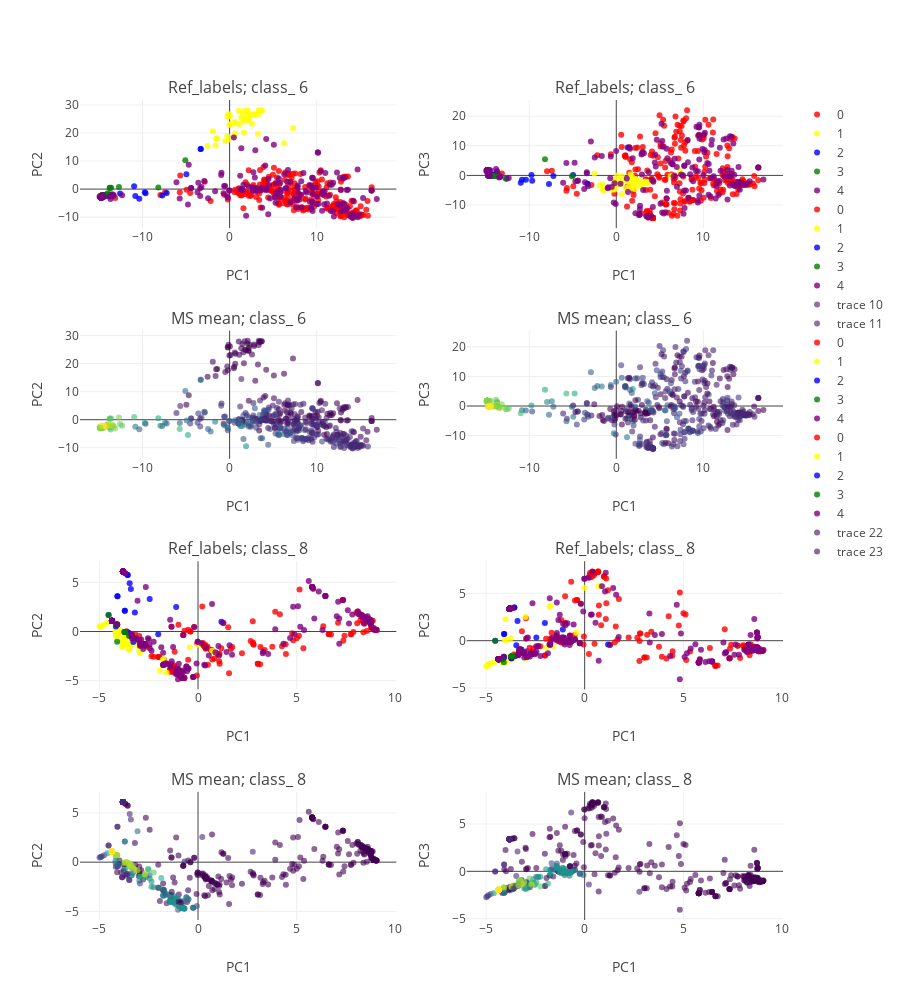

Notebook code for this chart:
### Code cell
#from structure_tools.mstutorial_tools import class_structure_plot
plot_classes= target_class

## provide sample information
Name_idx= [list(RG_info[ID_col]).index(x) for x in names_sample]
code_vec= [RG_info[subset_col][x] for x in Name_idx]

Country_col= 'COUNTRY'
Country_vec= [RG_info[Country_col][x] for x in Name_idx]

Sample_info= ['<b>{}</b><br>{}, {}'.format(names_sample[x],code_vec[x],Country_vec[x]) for x in range(len(code_vec))]

class_structure_plot(Coordinates, Windows, Construct,
                     plot_classes= target_class,
                     Chr= Chr,
                        n_comp= 5,
                        height= 1000,
                        width= 900,
                        Col_vec= color_groups,
                         text= Sample_info,
                        coords= ref_dict)

### Figure 1 — Plotly figure (JSON) as saved in the notebook; plotly's stock layout.template omitted (floating-point values rounded to 4 significant figures; data arrays with more than 128 entries replaced by an {"elided": "..."} marker saying what was removed)
{"data": [{"marker": {"color": "red", "line": {"width": 0}, "opacity": 0.8, "size": 6, "symbol": "circle"}, "mode": "markers", "name": "0", "text": {"elided": "249 str values"}, "type": "scatter", "uid": "4ad26c43-5c14-47ac-99cd-2b48aed661fa", "x": {"elided": "249 float values"}, "xaxis": "x", "y": {"elided": "249 float values"}, "yaxis": "y"}, {"marker": {"color": "yellow", "line": {"width": 0}, "opacity": 0.8, "size": 6, "symbol": "circle"}, "mode": "markers", "name": "1", "text": ["<b>B243</b><br>aus, China", "<b>IRIS_313-8283</b><br>aus, Bangladesh", "<b>IRIS_313-8641</b><br>aus, Bangladesh", "<b>IRIS_313-8655</b><br>aus, Pakistan", "<b>IRIS_313-8822</b><br>aus, Bangladesh", "<b>IRIS_313-9368</b><br>aus, Bangladesh", "<b>IRIS_313-9661</b><br>aus, Bangladesh", "<b>IRIS_313-10150</b><br>aus, India", "<b>IRIS_313-10587</b><br>aus, Bangladesh", "<b>IRIS_313-10593</b><br>aus, Bangladesh", "<b>IRIS_313-10595</b><br>aus, Bangladesh", "<b>IRIS_313-10606</b><br>aus, Bangladesh", "<b>IRIS_313-10734</b><br>aus, Nepal", "<b>IRIS_313-10735</b><br>aus, Nepal", "<b>IRIS_313-10861</b><br>aus, India", "<b>IRIS_313-10873</b><br>aus, India", "<b>IRIS_313-10876</b><br>aus, India", "<b>IRIS_313-10963</b><br>aus, Bangladesh", "<b>IRIS_313-10981</b><br>aus, Bangladesh", "<b>IRIS_313-11013</b><br>aus, Bangladesh", "<b>IRIS_313-11014</b><br>aus, Bangladesh", "<b>IRIS_313-11016</b><br>aus, Bangladesh", "<b>IRIS_313-11025</b><br>aus, Pakistan", "<b>IRIS_313-11028</b><br>aus, Pakistan", "<b>IRIS_313-11029</b><br>aus, Pakistan", "<b>IRIS_313-11051</b><br>aus, Bangladesh", "<b>IRIS_313-11052</b><br>aus, Bangladesh", "<b>IRIS_313-11058</b><br>aus, Bangladesh", "<b>IRIS_313-11061</b><br>aus, Bangladesh", "<b>IRIS_313-11063</b><br>aus, Bangladesh", "<b>IRIS_313-11067</b><br>aus, Bangladesh", "<b>IRIS_313-11111</b><br>aus, Bangladesh", "<b>IRIS_313-11168</b><br>aus, India", "<b>IRIS_313-11169</b><br>aus, India", "<b>IRIS_313-11191</b><br>aus, SriLanka", "<b>IRIS_313-11216</b><br>aus, Bangladesh", "<b>IRIS_313-11265</b><br>aus, India", "<b>IRIS_313-11272</b><br>aus, India", "<b>IRIS_313-11274</b><br>aus, India", "<b>IRIS_313-11353</b><br>aus, India", "<b>IRIS_313-11482</b><br>aus, Bangladesh", "<b>IRIS_313-11489</b><br>aus, India", "<b>IRIS_313-11629</b><br>aus, Nepal", "<b>IRIS_313-11963</b><br>aus, India", "<b>IRIS_313-12141</b><br>aus, Bangladesh"], "type": "scatter", "uid": "b47a92ec-8893-46eb-8089-6748450d20ad", "x": [3.34, -2.524, -1.419, 2.814, -1.548, 1.473, -0.1995, 2.569, 2.306, 3.333, 2.189, -1.608, 7.281, -0.194, 0.5252, -0.1223, 1.883, -0.2215, 0.09775, 2.801, 1.783, 3.71, 1.726, 1.341, 0.6438, 2.072, 1.643, 3.418, -0.4982, 0.5936, -0.02659, 2.206, 1.108, 3.639, -0.271, 0.6663, 3.489, 1.592, 3.253, -1.931, 0.03864, 2.139, 6.251, 2.066, 1.054], "xaxis": "x", "y": [28.16, 15.33, 18.13, 26.31, 17.96, 27.0, 25.78, 23.27, 26.63, 26.65, 24.54, 15.59, 21.81, 17.61, 18.85, 26.72, 24.87, 25.94, 23.08, 26.81, 25.02, 28.01, 27.98, 25.47, 19.94, 28.13, 20.19, 27.66, 17.04, 23.99, 22.93, 25.62, 23.17, 27.94, 18.94, 23.55, 27.87, 24.11, 19.7, 20.65, 26.09, 24.72, 16.36, 27.16, 27.9], "yaxis": "y"}, {"marker": {"color": "blue", "line": {"width": 0}, "opacity": 0.8, "size": 6, "symbol": "circle"}, "mode": "markers", "name": "2", "text": {"elided": "159 str values"}, "type": "scatter", "uid": "b7ff58c7-8ed2-43bb-a133-11cd2bdd73ba", "x": {"elided": "159 float values"}, "xaxis": "x", "y": {"elided": "159 float values"}, "yaxis": "y"}, {"marker": {"color": "green", "line": {"width": 0}, "opacity": 0.8, "size": 6, "symbol": "circle"}, "mode": "markers", "name": "3", "text": ["<b>CX65</b><br>aro, Iran", "<b>CX67</b><br>aro, Iran", "<b>IRIS_313-8385</b><br>aro, India", "<b>IRIS_313-8656</b><br>aro, Pakistan", "<b>IRIS_313-8712</b><br>aro, India", "<b>IRIS_313-8747</b><br>aro, Iran", "<b>IRIS_313-8814</b><br>aro, Bhutan", "<b>IRIS_313-9170</b><br>aro, Bangladesh", "<b>IRIS_313-9978</b><br>aro, Madagascar", "<b>IRIS_313-10521</b><br>aro, India", "<b>IRIS_313-11062</b><br>aro, Bangladesh", "<b>IRIS_313-11069</b><br>aro, Bangladesh", "<b>IRIS_313-11259</b><br>aro, India", "<b>IRIS_313-11268</b><br>aro, India", "<b>IRIS_313-11289</b><br>aro, India", "<b>IRIS_313-11360</b><br>aro, India", "<b>IRIS_313-11567</b><br>aro, Nepal", "<b>IRIS_313-11625</b><br>aro, Nepal", "<b>IRIS_313-11627</b><br>aro, Nepal", "<b>IRIS_313-11826</b><br>aro, India"], "type": "scatter", "uid": "37839acb-fe81-4544-9808-d13b4ca487d5", "x": [-14.7, -14.7, -5.086, -14.43, -13.76, -14.7, -14.1, -14.7, -14.7, -12.71, -14.7, -14.57, -13.76, -13.61, -14.0, -8.186, -14.7, -14.7, -14.73, -14.7], "xaxis": "x", "y": [-2.294, -2.294, 10.25, -2.239, 0.4667, -2.294, -1.927, -2.294, -2.294, 0.7625, -2.295, -2.275, 0.3865, 0.4643, -1.477, 0.5595, -2.294, -2.294, -2.285, -2.294], "yaxis": "y"}, {"marker": {"color": "purple", "line": {"width": 0}, "opacity": 0.8, "size": 6, "symbol": "circle"}, "mode": "markers", "name": "4", "text": {"elided": "177 str values"}, "type": "scatter", "uid": "95d6ea22-a3ee-43cf-a47c-a5e4d6220b8b", "x": {"elided": "177 float values"}, "xaxis": "x", "y": {"elided": "177 float values"}, "yaxis": "y"}, {"marker": {"color": "red", "line": {"width": 0}, "opacity": 0.8, "size": 6, "symbol": "circle"}, "mode": "markers", "name": "0", "text": {"elided": "249 str values"}, "type": "scatter", "uid": "a23bba3f-d6f4-449c-a3ba-97d5ea8dca37", "x": {"elided": "249 float values"}, "xaxis": "x2", "y": {"elided": "249 float values"}, "yaxis": "y2"}, {"marker": {"color": "yellow", "line": {"width": 0}, "opacity": 0.8, "size": 6, "symbol": "circle"}, "mode": "markers", "name": "1", "text": ["<b>B243</b><br>aus, China", "<b>IRIS_313-8283</b><br>aus, Bangladesh", "<b>IRIS_313-8641</b><br>aus, Bangladesh", "<b>IRIS_313-8655</b><br>aus, Pakistan", "<b>IRIS_313-8822</b><br>aus, Bangladesh", "<b>IRIS_313-9368</b><br>aus, Bangladesh", "<b>IRIS_313-9661</b><br>aus, Bangladesh", "<b>IRIS_313-10150</b><br>aus, India", "<b>IRIS_313-10587</b><br>aus, Bangladesh", "<b>IRIS_313-10593</b><br>aus, Bangladesh", "<b>IRIS_313-10595</b><br>aus, Bangladesh", "<b>IRIS_313-10606</b><br>aus, Bangladesh", "<b>IRIS_313-10734</b><br>aus, Nepal", "<b>IRIS_313-10735</b><br>aus, Nepal", "<b>IRIS_313-10861</b><br>aus, India", "<b>IRIS_313-10873</b><br>aus, India", "<b>IRIS_313-10876</b><br>aus, India", "<b>IRIS_313-10963</b><br>aus, Bangladesh", "<b>IRIS_313-10981</b><br>aus, Bangladesh", "<b>IRIS_313-11013</b><br>aus, Bangladesh", "<b>IRIS_313-11014</b><br>aus, Bangladesh", "<b>IRIS_313-11016</b><br>aus, Bangladesh", "<b>IRIS_313-11025</b><br>aus, Pakistan", "<b>IRIS_313-11028</b><br>aus, Pakistan", "<b>IRIS_313-11029</b><br>aus, Pakistan", "<b>IRIS_313-11051</b><br>aus, Bangladesh", "<b>IRIS_313-11052</b><br>aus, Bangladesh", "<b>IRIS_313-11058</b><br>aus, Bangladesh", "<b>IRIS_313-11061</b><br>aus, Bangladesh", "<b>IRIS_313-11063</b><br>aus, Bangladesh", "<b>IRIS_313-11067</b><br>aus, Bangladesh", "<b>IRIS_313-11111</b><br>aus, Bangladesh", "<b>IRIS_313-11168</b><br>aus, India", "<b>IRIS_313-11169</b><br>aus, India", "<b>IRIS_313-11191</b><br>aus, SriLanka", "<b>IRIS_313-11216</b><br>aus, Bangladesh", "<b>IRIS_313-11265</b><br>aus, India", "<b>IRIS_313-11272</b><br>aus, India", "<b>IRIS_313-11274</b><br>aus, India", "<b>IRIS_313-11353</b><br>aus, India", "<b>IRIS_313-11482</b><br>aus, Bangladesh", "<b>IRIS_313-11489</b><br>aus, India", "<b>IRIS_313-11629</b><br>aus, Nepal", "<b>IRIS_313-11963</b><br>aus, India", "<b>IRIS_313-12141</b><br>aus, Bangladesh"], "type": "scatter", "uid": "2b0a313e-dd80-417e-8893-4322d6a89303", "x": [3.34, -2.524, -1.419, 2.814, -1.548, 1.473, -0.1995, 2.569, 2.306, 3.333, 2.189, -1.608, 7.281, -0.194, 0.5252, -0.1223, 1.883, -0.2215, 0.09775, 2.801, 1.783, 3.71, 1.726, 1.341, 0.6438, 2.072, 1.643, 3.418, -0.4982, 0.5936, -0.02659, 2.206, 1.108, 3.639, -0.271, 0.6663, 3.489, 1.592, 3.253, -1.931, 0.03864, 2.139, 6.251, 2.066, 1.054], "xaxis": "x2", "y": [-2.218, 0.6081, -5.079, -3.852, -4.766, -3.379, -3.297, -1.618, -1.47, -2.098, -1.239, -3.048, 1.536, -4.806, -2.877, -4.128, -2.308, -2.894, -0.04406, -2.43, -0.4165, -2.345, -4.378, -1.981, -6.275, -3.396, 0.3559, -2.248, -4.847, -1.598, -1.378, -1.706, -1.741, -2.323, -1.727, -0.2856, -2.645, -2.131, -2.647, -3.393, -3.086, -4.61, -0.1255, -3.226, -4.268], "yaxis": "y2"}, {"marker": {"color": "blue", "line": {"width": 0}, "opacity": 0.8, "size": 6, "symbol": "circle"}, "mode": "markers", "name": "2", "text": {"elided": "159 str values"}, "type": "scatter", "uid": "e9b77ea2-be14-4549-bf2f-4cda45786c76", "x": {"elided": "159 float values"}, "xaxis": "x2", "y": {"elided": "159 float values"}, "yaxis": "y2"}, {"marker": {"color": "green", "line": {"width": 0}, "opacity": 0.8, "size": 6, "symbol": "circle"}, "mode": "markers", "name": "3", "text": ["<b>CX65</b><br>aro, Iran", "<b>CX67</b><br>aro, Iran", "<b>IRIS_313-8385</b><br>aro, India", "<b>IRIS_313-8656</b><br>aro, Pakistan", "<b>IRIS_313-8712</b><br>aro, India", "<b>IRIS_313-8747</b><br>aro, Iran", "<b>IRIS_313-8814</b><br>aro, Bhutan", "<b>IRIS_313-9170</b><br>aro, Bangladesh", "<b>IRIS_313-9978</b><br>aro, Madagascar", "<b>IRIS_313-10521</b><br>aro, India", "<b>IRIS_313-11062</b><br>aro, Bangladesh", "<b>IRIS_313-11069</b><br>aro, Bangladesh", "<b>IRIS_313-11259</b><br>aro, India", "<b>IRIS_313-11268</b><br>aro, India", "<b>IRIS_313-11289</b><br>aro, India", "<b>IRIS_313-11360</b><br>aro, India", "<b>IRIS_313-11567</b><br>aro, Nepal", "<b>IRIS_313-11625</b><br>aro, Nepal", "<b>IRIS_313-11627</b><br>aro, Nepal", "<b>IRIS_313-11826</b><br>aro, India"], "type": "scatter", "uid": "90b1f66f-aa9f-424a-beae-847533707e45", "x": [-14.7, -14.7, -5.086, -14.43, -13.76, -14.7, -14.1, -14.7, -14.7, -12.71, -14.7, -14.57, -13.76, -13.61, -14.0, -8.186, -14.7, -14.7, -14.73, -14.7], "xaxis": "x2", "y": [-0.06448, -0.06448, -0.3202, -0.07019, -0.01854, -0.06448, -0.1737, -0.06448, -0.06448, -1.04, -0.0645, -0.05704, -0.009592, -0.03348, -0.1202, 5.491, -0.06448, -0.06448, -0.002306, -0.06448], "yaxis": "y2"}, {"marker": {"color": "purple", "line": {"width": 0}, "opacity": 0.8, "size": 6, "symbol": "circle"}, "mode": "markers", "name": "4", "text": {"elided": "177 str values"}, "type": "scatter", "uid": "b94cc938-7482-446d-9d4e-db0fe191e981", "x": {"elided": "177 float values"}, "xaxis": "x2", "y": {"elided": "177 float values"}, "yaxis": "y2"}, {"marker": {"color": {"elided": "650 float values"}, "colorscale": "Viridis", "line": {"width": 0}, "opacity": 0.6, "size": 6, "symbol": "circle"}, "mode": "markers", "type": "scatter", "uid": "9be18ac1-85d3-4dcf-b767-d085e0ea8565", "x": {"elided": "650 float values"}, "xaxis": "x3", "y": {"elided": "650 float values"}, "yaxis": "y3"}, {"marker": {"color": {"elided": "650 float values"}, "colorscale": "Viridis", "line": {"width": 0}, "opacity": 0.6, "size": 6, "symbol": "circle"}, "mode": "markers", "type": "scatter", "uid": "48476672-9a84-4187-913d-42baad729ce9", "x": {"elided": "650 float values"}, "xaxis": "x4", "y": {"elided": "650 float values"}, "yaxis": "y4"}, {"marker": {"color": "red", "line": {"width": 0}, "opacity": 0.8, "size": 6, "symbol": "circle"}, "mode": "markers", "name": "0", "text": {"elided": "249 str values"}, "type": "scatter", "uid": "1ff29a4f-8d31-428b-8fc4-ca2c695c2876", "x": {"elided": "249 float values"}, "xaxis": "x5", "y": {"elided": "249 float values"}, "yaxis": "y5"}, {"marker": {"color": "yellow", "line": {"width": 0}, "opacity": 0.8, "size": 6, "symbol": "circle"}, "mode": "markers", "name": "1", "text": ["<b>B243</b><br>aus, China", "<b>IRIS_313-8283</b><br>aus, Bangladesh", "<b>IRIS_313-8641</b><br>aus, Bangladesh", "<b>IRIS_313-8655</b><br>aus, Pakistan", "<b>IRIS_313-8822</b><br>aus, Bangladesh", "<b>IRIS_313-9368</b><br>aus, Bangladesh", "<b>IRIS_313-9661</b><br>aus, Bangladesh", "<b>IRIS_313-10150</b><br>aus, India", "<b>IRIS_313-10587</b><br>aus, Bangladesh", "<b>IRIS_313-10593</b><br>aus, Bangladesh", "<b>IRIS_313-10595</b><br>aus, Bangladesh", "<b>IRIS_313-10606</b><br>aus, Bangladesh", "<b>IRIS_313-10734</b><br>aus, Nepal", "<b>IRIS_313-10735</b><br>aus, Nepal", "<b>IRIS_313-10861</b><br>aus, India", "<b>IRIS_313-10873</b><br>aus, India", "<b>IRIS_313-10876</b><br>aus, India", "<b>IRIS_313-10963</b><br>aus, Bangladesh", "<b>IRIS_313-10981</b><br>aus, Bangladesh", "<b>IRIS_313-11013</b><br>aus, Bangladesh", "<b>IRIS_313-11014</b><br>aus, Bangladesh", "<b>IRIS_313-11016</b><br>aus, Bangladesh", "<b>IRIS_313-11025</b><br>aus, Pakistan", "<b>IRIS_313-11028</b><br>aus, Pakistan", "<b>IRIS_313-11029</b><br>aus, Pakistan", "<b>IRIS_313-11051</b><br>aus, Bangladesh", "<b>IRIS_313-11052</b><br>aus, Bangladesh", "<b>IRIS_313-11058</b><br>aus, Bangladesh", "<b>IRIS_313-11061</b><br>aus, Bangladesh", "<b>IRIS_313-11063</b><br>aus, Bangladesh", "<b>IRIS_313-11067</b><br>aus, Bangladesh", "<b>IRIS_313-11111</b><br>aus, Bangladesh", "<b>IRIS_313-11168</b><br>aus, India", "<b>IRIS_313-11169</b><br>aus, India", "<b>IRIS_313-11191</b><br>aus, SriLanka", "<b>IRIS_313-11216</b><br>aus, Bangladesh", "<b>IRIS_313-11265</b><br>aus, India", "<b>IRIS_313-11272</b><br>aus, India", "<b>IRIS_313-11274</b><br>aus, India", "<b>IRIS_313-11353</b><br>aus, India", "<b>IRIS_313-11482</b><br>aus, Bangladesh", "<b>IRIS_313-11489</b><br>aus, India", "<b>IRIS_313-11629</b><br>aus, Nepal", "<b>IRIS_313-11963</b><br>aus, India", "<b>IRIS_313-12141</b><br>aus, Bangladesh"], "type": "scatter", "uid": "7a9a2078-48ec-49ad-9018-4c8d60ff4cd5", "x": [-3.7, -3.61, -2.998, -3.773, -2.974, -3.982, -3.61, -3.67, -4.987, -3.773, -4.758, -1.737, -0.005229, 0.8224, -2.892, -4.062, -2.973, -4.073, -3.845, -4.017, -4.161, -3.482, -4.172, -4.01, -1.59, -4.053, -3.741, -3.901, -1.779, -4.183, -4.599, -4.926, -4.873, -3.369, -3.65, -3.845, -3.358, -0.4173, -2.944, -3.549, -3.482, -1.932, 0.7124, -4.062, -3.61], "xaxis": "x5", "y": [-0.6087, -1.238, -1.399, -0.6688, -1.467, 0.1762, -1.238, -0.5883, 0.4812, -0.9152, 0.6904, -2.814, -1.342, -2.125, -1.44, -0.3199, -1.897, -0.4451, -1.535, -0.03344, -0.4801, -1.824, -0.1386, -0.1899, -4.182, -0.3075, -0.2097, -1.049, -2.86, 0.1097, 0.8932, 0.5333, 0.573, -1.343, -1.389, -1.535, -1.346, -1.591, -2.179, -1.186, -1.824, -3.957, -1.943, -0.3199, -1.238], "yaxis": "y5"}, {"marker": {"color": "blue", "line": {"width": 0}, "opacity": 0.8, "size": 6, "symbol": "circle"}, "mode": "markers", "name": "2", "text": {"elided": "159 str values"}, "type": "scatter", "uid": "97fcaf74-e3b7-495e-ae22-3628b1cf3416", "x": {"elided": "159 float values"}, "xaxis": "x5", "y": {"elided": "159 float values"}, "yaxis": "y5"}, {"marker": {"color": "green", "line": {"width": 0}, "opacity": 0.8, "size": 6, "symbol": "circle"}, "mode": "markers", "name": "3", "text": ["<b>CX65</b><br>aro, Iran", "<b>CX67</b><br>aro, Iran", "<b>IRIS_313-8385</b><br>aro, India", "<b>IRIS_313-8656</b><br>aro, Pakistan", "<b>IRIS_313-8712</b><br>aro, India", "<b>IRIS_313-8747</b><br>aro, Iran", "<b>IRIS_313-8814</b><br>aro, Bhutan", "<b>IRIS_313-9170</b><br>aro, Bangladesh", "<b>IRIS_313-9978</b><br>aro, Madagascar", "<b>IRIS_313-10521</b><br>aro, India", "<b>IRIS_313-11062</b><br>aro, Bangladesh", "<b>IRIS_313-11069</b><br>aro, Bangladesh", "<b>IRIS_313-11259</b><br>aro, India", "<b>IRIS_313-11268</b><br>aro, India", "<b>IRIS_313-11289</b><br>aro, India", "<b>IRIS_313-11360</b><br>aro, India", "<b>IRIS_313-11567</b><br>aro, Nepal", "<b>IRIS_313-11625</b><br>aro, Nepal", "<b>IRIS_313-11627</b><br>aro, Nepal", "<b>IRIS_313-11826</b><br>aro, India"], "type": "scatter", "uid": "83fe91f6-9b0c-434c-b7be-18443ab33530", "x": [-4.357, -4.357, -4.097, -4.137, -3.719, -4.357, -3.49, -4.357, -4.357, -4.357, -4.357, -4.357, -3.683, -3.46, -3.719, -3.119, -4.357, -4.357, -4.534, -4.357], "xaxis": "x5", "y": [1.08, 1.08, -1.033, 0.7178, -0.05718, 1.08, -0.4533, 1.08, 1.08, 1.08, 1.08, 1.08, -0.03217, -0.4192, -0.05718, -0.7797, 1.08, 1.08, 1.689, 1.08], "yaxis": "y5"}, {"marker": {"color": "purple", "line": {"width": 0}, "opacity": 0.8, "size": 6, "symbol": "circle"}, "mode": "markers", "name": "4", "text": {"elided": "177 str values"}, "type": "scatter", "uid": "452e1d17-3539-4fd2-acb6-3ffa9ef41b79", "x": {"elided": "177 float values"}, "xaxis": "x5", "y": {"elided": "177 float values"}, "yaxis": "y5"}, {"marker": {"color": "red", "line": {"width": 0}, "opacity": 0.8, "size": 6, "symbol": "circle"}, "mode": "markers", "name": "0", "text": {"elided": "249 str values"}, "type": "scatter", "uid": "c526868a-00fb-429f-8cd4-62f3fe595e2b", "x": {"elided": "249 float values"}, "xaxis": "x6", "y": {"elided": "249 float values"}, "yaxis": "y6"}, {"marker": {"color": "yellow", "line": {"width": 0}, "opacity": 0.8, "size": 6, "symbol": "circle"}, "mode": "markers", "name": "1", "text": ["<b>B243</b><br>aus, China", "<b>IRIS_313-8283</b><br>aus, Bangladesh", "<b>IRIS_313-8641</b><br>aus, Bangladesh", "<b>IRIS_313-8655</b><br>aus, Pakistan", "<b>IRIS_313-8822</b><br>aus, Bangladesh", "<b>IRIS_313-9368</b><br>aus, Bangladesh", "<b>IRIS_313-9661</b><br>aus, Bangladesh", "<b>IRIS_313-10150</b><br>aus, India", "<b>IRIS_313-10587</b><br>aus, Bangladesh", "<b>IRIS_313-10593</b><br>aus, Bangladesh", "<b>IRIS_313-10595</b><br>aus, Bangladesh", "<b>IRIS_313-10606</b><br>aus, Bangladesh", "<b>IRIS_313-10734</b><br>aus, Nepal", "<b>IRIS_313-10735</b><br>aus, Nepal", "<b>IRIS_313-10861</b><br>aus, India", "<b>IRIS_313-10873</b><br>aus, India", "<b>IRIS_313-10876</b><br>aus, India", "<b>IRIS_313-10963</b><br>aus, Bangladesh", "<b>IRIS_313-10981</b><br>aus, Bangladesh", "<b>IRIS_313-11013</b><br>aus, Bangladesh", "<b>IRIS_313-11014</b><br>aus, Bangladesh", "<b>IRIS_313-11016</b><br>aus, Bangladesh", "<b>IRIS_313-11025</b><br>aus, Pakistan", "<b>IRIS_313-11028</b><br>aus, Pakistan", "<b>IRIS_313-11029</b><br>aus, Pakistan", "<b>IRIS_313-11051</b><br>aus, Bangladesh", "<b>IRIS_313-11052</b><br>aus, Bangladesh", "<b>IRIS_313-11058</b><br>aus, Bangladesh", "<b>IRIS_313-11061</b><br>aus, Bangladesh", "<b>IRIS_313-11063</b><br>aus, Bangladesh", "<b>IRIS_313-11067</b><br>aus, Bangladesh", "<b>IRIS_313-11111</b><br>aus, Bangladesh", "<b>IRIS_313-11168</b><br>aus, India", "<b>IRIS_313-11169</b><br>aus, India", "<b>IRIS_313-11191</b><br>aus, SriLanka", "<b>IRIS_313-11216</b><br>aus, Bangladesh", "<b>IRIS_313-11265</b><br>aus, India", "<b>IRIS_313-11272</b><br>aus, India", "<b>IRIS_313-11274</b><br>aus, India", "<b>IRIS_313-11353</b><br>aus, India", "<b>IRIS_313-11482</b><br>aus, Bangladesh", "<b>IRIS_313-11489</b><br>aus, India", "<b>IRIS_313-11629</b><br>aus, Nepal", "<b>IRIS_313-11963</b><br>aus, India", "<b>IRIS_313-12141</b><br>aus, Bangladesh"], "type": "scatter", "uid": "4deeebb2-0760-454d-920d-20ff156adddf", "x": [-3.7, -3.61, -2.998, -3.773, -2.974, -3.982, -3.61, -3.67, -4.987, -3.773, -4.758, -1.737, -0.005229, 0.8224, -2.892, -4.062, -2.973, -4.073, -3.845, -4.017, -4.161, -3.482, -4.172, -4.01, -1.59, -4.053, -3.741, -3.901, -1.779, -4.183, -4.599, -4.926, -4.873, -3.369, -3.65, -3.845, -3.358, -0.4173, -2.944, -3.549, -3.482, -1.932, 0.7124, -4.062, -3.61], "xaxis": "x6", "y": [-1.864, -1.839, 2.501, -2.031, -1.867, 0.01583, -1.839, -1.827, -2.726, -1.617, -2.404, 3.65, 5.596, 5.791, -1.706, -2.24, -1.212, 0.1938, -1.939, -2.017, -2.229, -1.563, -2.294, 2.252, -0.5579, -2.234, 0.2469, -1.74, 3.609, -2.138, -2.327, -2.62, -2.52, -1.526, -1.601, -1.939, -1.516, 0.8306, -1.176, -1.733, -1.563, -0.7094, 5.737, -2.24, -1.839], "yaxis": "y6"}, {"marker": {"color": "blue", "line": {"width": 0}, "opacity": 0.8, "size": 6, "symbol": "circle"}, "mode": "markers", "name": "2", "text": {"elided": "159 str values"}, "type": "scatter", "uid": "2ea3b297-6f75-41ef-b00c-78b8dce85c22", "x": {"elided": "159 float values"}, "xaxis": "x6", "y": {"elided": "159 float values"}, "yaxis": "y6"}, {"marker": {"color": "green", "line": {"width": 0}, "opacity": 0.8, "size": 6, "symbol": "circle"}, "mode": "markers", "name": "3", "text": ["<b>CX65</b><br>aro, Iran", "<b>CX67</b><br>aro, Iran", "<b>IRIS_313-8385</b><br>aro, India", "<b>IRIS_313-8656</b><br>aro, Pakistan", "<b>IRIS_313-8712</b><br>aro, India", "<b>IRIS_313-8747</b><br>aro, Iran", "<b>IRIS_313-8814</b><br>aro, Bhutan", "<b>IRIS_313-9170</b><br>aro, Bangladesh", "<b>IRIS_313-9978</b><br>aro, Madagascar", "<b>IRIS_313-10521</b><br>aro, India", "<b>IRIS_313-11062</b><br>aro, Bangladesh", "<b>IRIS_313-11069</b><br>aro, Bangladesh", "<b>IRIS_313-11259</b><br>aro, India", "<b>IRIS_313-11268</b><br>aro, India", "<b>IRIS_313-11289</b><br>aro, India", "<b>IRIS_313-11360</b><br>aro, India", "<b>IRIS_313-11567</b><br>aro, Nepal", "<b>IRIS_313-11625</b><br>aro, Nepal", "<b>IRIS_313-11627</b><br>aro, Nepal", "<b>IRIS_313-11826</b><br>aro, India"], "type": "scatter", "uid": "ba9d19c2-e52e-406f-975a-2f07147b386f", "x": [-4.357, -4.357, -4.097, -4.137, -3.719, -4.357, -3.49, -4.357, -4.357, -4.357, -4.357, -4.357, -3.683, -3.46, -3.719, -3.119, -4.357, -4.357, -4.534, -4.357], "xaxis": "x6", "y": [-1.945, -1.945, -2.269, -1.837, -1.66, -1.945, -1.551, -1.945, -1.945, -1.945, -1.945, -1.945, -1.631, -1.528, -1.66, -1.3, -1.945, -1.945, -0.01168, -1.945], "yaxis": "y6"}, {"marker": {"color": "purple", "line": {"width": 0}, "opacity": 0.8, "size": 6, "symbol": "circle"}, "mode": "markers", "name": "4", "text": {"elided": "177 str values"}, "type": "scatter", "uid": "05d84d6c-7221-49ac-bdb4-45df46a94f2f", "x": {"elided": "177 float values"}, "xaxis": "x6", "y": {"elided": "177 float values"}, "yaxis": "y6"}, {"marker": {"color": {"elided": "650 float values"}, "colorscale": "Viridis", "line": {"width": 0}, "opacity": 0.6, "size": 6, "symbol": "circle"}, "mode": "markers", "type": "scatter", "uid": "5fd7c2ee-b465-45d6-9891-2d20ef15c0e6", "x": {"elided": "650 float values"}, "xaxis": "x7", "y": {"elided": "650 float values"}, "yaxis": "y7"}, {"marker": {"color": {"elided": "650 float values"}, "colorscale": "Viridis", "line": {"width": 0}, "opacity": 0.6, "size": 6, "symbol": "circle"}, "mode": "markers", "type": "scatter", "uid": "fa5efb7d-f41c-483e-950a-780bccb7808a", "x": {"elided": "650 float values"}, "xaxis": "x8", "y": {"elided": "650 float values"}, "yaxis": "y8"}], "layout": {"annotations": [{"font": {"size": 16}, "showarrow": false, "text": "Ref_labels; class_ 6", "x": 0.225, "xanchor": "center", "xref": "paper", "y": 1, "yanchor": "bottom", "yref": "paper"}, {"font": {"size": 16}, "showarrow": false, "text": "Ref_labels; class_ 6", "x": 0.775, "xanchor": "center", "xref": "paper", "y": 1, "yanchor": "bottom", "yref": "paper"}, {"font": {"size": 16}, "showarrow": false, "text": "MS mean; class_ 6", "x": 0.225, "xanchor": "center", "xref": "paper", "y": 0.7188, "yanchor": "bottom", "yref": "paper"}, {"font": {"size": 16}, "showarrow": false, "text": "MS mean; class_ 6", "x": 0.775, "xanchor": "center", "xref": "paper", "y": 0.7188, "yanchor": "bottom", "yref": "paper"}, {"font": {"size": 16}, "showarrow": false, "text": "Ref_labels; class_ 8", "x": 0.225, "xanchor": "center", "xref": "paper", "y": 0.4375, "yanchor": "bottom", "yref": "paper"}, {"font": {"size": 16}, "showarrow": false, "text": "Ref_labels; class_ 8", "x": 0.775, "xanchor": "center", "xref": "paper", "y": 0.4375, "yanchor": "bottom", "yref": "paper"}, {"font": {"size": 16}, "showarrow": false, "text": "MS mean; class_ 8", "x": 0.225, "xanchor": "center", "xref": "paper", "y": 0.1562, "yanchor": "bottom", "yref": "paper"}, {"font": {"size": 16}, "showarrow": false, "text": "MS mean; class_ 8", "x": 0.775, "xanchor": "center", "xref": "paper", "y": 0.1562, "yanchor": "bottom", "yref": "paper"}], "height": 1000, "width": 900, "xaxis": {"anchor": "y", "domain": [0, 0.45], "title": "PC1"}, "xaxis2": {"anchor": "y2", "domain": [0.55, 1], "title": "PC1"}, "xaxis3": {"anchor": "y3", "domain": [0, 0.45], "title": "PC1"}, "xaxis4": {"anchor": "y4", "domain": [0.55, 1], "title": "PC1"}, "xaxis5": {"anchor": "y5", "domain": [0, 0.45], "title": "PC1"}, "xaxis6": {"anchor": "y6", "domain": [0.55, 1], "title": "PC1"}, "xaxis7": {"anchor": "y7", "domain": [0, 0.45], "title": "PC1"}, "xaxis8": {"anchor": "y8", "domain": [0.55, 1], "title": "PC1"}, "yaxis": {"anchor": "x", "domain": [0.8438, 1], "title": "PC2"}, "yaxis2": {"anchor": "x2", "domain": [0.8438, 1], "title": "PC3"}, "yaxis3": {"anchor": "x3", "domain": [0.5625, 0.7188], "title": "PC2"}, "yaxis4": {"anchor": "x4", "domain": [0.5625, 0.7188], "title": "PC3"}, "yaxis5": {"anchor": "x5", "domain": [0.2812, 0.4375], "title": "PC2"}, "yaxis6": {"anchor": "x6", "domain": [0.2812, 0.4375], "title": "PC3"}, "yaxis7": {"anchor": "x7", "domain": [0, 0.1562], "title": "PC2"}, "yaxis8": {"anchor": "x8", "domain": [0, 0.1562], "title": "PC3"}}}
